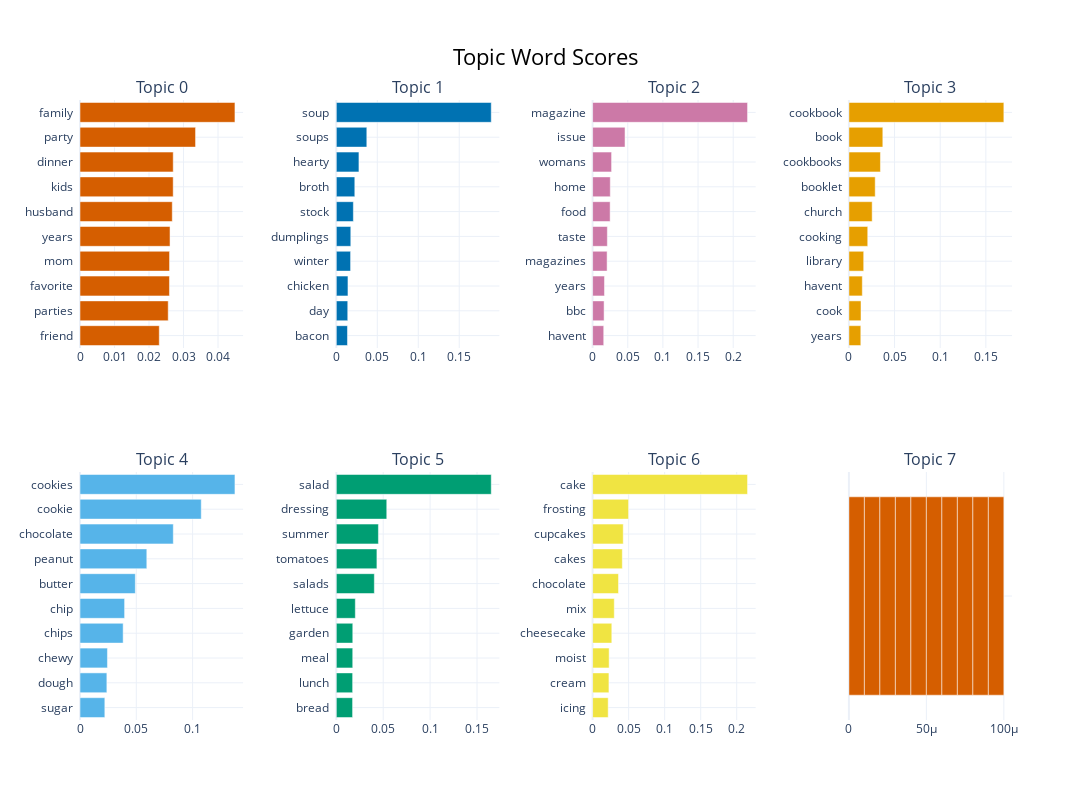

Here is the notebook cell this chart was saved with:
### Code cell
topic_model_test.visualize_barchart(n_words=10, height=400, width=400)

### Figure 1 — Plotly figure (JSON) as saved in the notebook; plotly's stock layout.template omitted (floating-point values rounded to 4 significant figures)
{"data": [{"marker": {"color": "#D55E00"}, "orientation": "h", "type": "bar", "x": [0.02298, 0.02557, 0.02593, 0.02595, 0.02609, 0.02675, 0.02701, 0.02702, 0.03349, 0.04491], "xaxis": "x", "y": ["friend  ", "parties  ", "favorite  ", "mom  ", "years  ", "husband  ", "kids  ", "dinner  ", "party  ", "family  "], "yaxis": "y"}, {"marker": {"color": "#0072B2"}, "orientation": "h", "type": "bar", "x": [0.01363, 0.01396, 0.01423, 0.01743, 0.01768, 0.02081, 0.02257, 0.02761, 0.03723, 0.1891], "xaxis": "x2", "y": ["bacon  ", "day  ", "chicken  ", "winter  ", "dumplings  ", "stock  ", "broth  ", "hearty  ", "soups  ", "soup  "], "yaxis": "y2"}, {"marker": {"color": "#CC79A7"}, "orientation": "h", "type": "bar", "x": [0.01584, 0.01633, 0.01689, 0.02063, 0.02099, 0.02493, 0.02516, 0.027, 0.04612, 0.2204], "xaxis": "x3", "y": ["havent  ", "bbc  ", "years  ", "magazines  ", "taste  ", "food  ", "home  ", "womans  ", "issue  ", "magazine  "], "yaxis": "y3"}, {"marker": {"color": "#E69F00"}, "orientation": "h", "type": "bar", "x": [0.01305, 0.01326, 0.01469, 0.01622, 0.02063, 0.02549, 0.02882, 0.03455, 0.03715, 0.1697], "xaxis": "x4", "y": ["years  ", "cook  ", "havent  ", "library  ", "cooking  ", "church  ", "booklet  ", "cookbooks  ", "book  ", "cookbook  "], "yaxis": "y4"}, {"marker": {"color": "#56B4E9"}, "orientation": "h", "type": "bar", "x": [0.02205, 0.02385, 0.02438, 0.03832, 0.03961, 0.04913, 0.05933, 0.08286, 0.1077, 0.1376], "xaxis": "x5", "y": ["sugar  ", "dough  ", "chewy  ", "chips  ", "chip  ", "butter  ", "peanut  ", "chocolate  ", "cookie  ", "cookies  "], "yaxis": "y5"}, {"marker": {"color": "#009E73"}, "orientation": "h", "type": "bar", "x": [0.01736, 0.01741, 0.01751, 0.01755, 0.02027, 0.04055, 0.04329, 0.0449, 0.05379, 0.1652], "xaxis": "x6", "y": ["bread  ", "lunch  ", "meal  ", "garden  ", "lettuce  ", "salads  ", "tomatoes  ", "summer  ", "dressing  ", "salad  "], "yaxis": "y6"}, {"marker": {"color": "#F0E442"}, "orientation": "h", "type": "bar", "x": [0.02165, 0.02267, 0.02296, 0.02666, 0.03008, 0.03592, 0.04122, 0.04252, 0.04993, 0.215], "xaxis": "x7", "y": ["icing  ", "cream  ", "moist  ", "cheesecake  ", "mix  ", "chocolate  ", "cakes  ", "cupcakes  ", "frosting  ", "cake  "], "yaxis": "y7"}, {"marker": {"color": "#D55E00"}, "orientation": "h", "type": "bar", "x": [1e-05, 1e-05, 1e-05, 1e-05, 1e-05, 1e-05, 1e-05, 1e-05, 1e-05, 1e-05], "xaxis": "x8", "y": ["  ", "  ", "  ", "  ", "  ", "  ", "  ", "  ", "  ", "  "], "yaxis": "y8"}], "layout": {"annotations": [{"font": {"size": 16}, "showarrow": false, "text": "Topic 0", "x": 0.0875, "xanchor": "center", "xref": "paper", "y": 1, "yanchor": "bottom", "yref": "paper"}, {"font": {"size": 16}, "showarrow": false, "text": "Topic 1", "x": 0.3625, "xanchor": "center", "xref": "paper", "y": 1, "yanchor": "bottom", "yref": "paper"}, {"font": {"size": 16}, "showarrow": false, "text": "Topic 2", "x": 0.6375, "xanchor": "center", "xref": "paper", "y": 1, "yanchor": "bottom", "yref": "paper"}, {"font": {"size": 16}, "showarrow": false, "text": "Topic 3", "x": 0.9125, "xanchor": "center", "xref": "paper", "y": 1, "yanchor": "bottom", "yref": "paper"}, {"font": {"size": 16}, "showarrow": false, "text": "Topic 4", "x": 0.0875, "xanchor": "center", "xref": "paper", "y": 0.4, "yanchor": "bottom", "yref": "paper"}, {"font": {"size": 16}, "showarrow": false, "text": "Topic 5", "x": 0.3625, "xanchor": "center", "xref": "paper", "y": 0.4, "yanchor": "bottom", "yref": "paper"}, {"font": {"size": 16}, "showarrow": false, "text": "Topic 6", "x": 0.6375, "xanchor": "center", "xref": "paper", "y": 0.4, "yanchor": "bottom", "yref": "paper"}, {"font": {"size": 16}, "showarrow": false, "text": "Topic 7", "x": 0.9125, "xanchor": "center", "xref": "paper", "y": 0.4, "yanchor": "bottom", "yref": "paper"}], "height": 800, "hoverlabel": {"bgcolor": "white", "font": {"family": "Rockwell", "size": 16}}, "showlegend": false, "title": {"font": {"color": "Black", "size": 22}, "text": "Topic Word Scores", "x": 0.5, "xanchor": "center", "yanchor": "top"}, "width": 1600, "xaxis": {"anchor": "y", "domain": [0, 0.175], "showgrid": true}, "xaxis2": {"anchor": "y2", "domain": [0.275, 0.45], "showgrid": true}, "xaxis3": {"anchor": "y3", "domain": [0.55, 0.725], "showgrid": true}, "xaxis4": {"anchor": "y4", "domain": [0.825, 1], "showgrid": true}, "xaxis5": {"anchor": "y5", "domain": [0, 0.175], "showgrid": true}, "xaxis6": {"anchor": "y6", "domain": [0.275, 0.45], "showgrid": true}, "xaxis7": {"anchor": "y7", "domain": [0.55, 0.725], "showgrid": true}, "xaxis8": {"anchor": "y8", "domain": [0.825, 1], "showgrid": true}, "yaxis": {"anchor": "x", "domain": [0.6, 1], "showgrid": true}, "yaxis2": {"anchor": "x2", "domain": [0.6, 1], "showgrid": true}, "yaxis3": {"anchor": "x3", "domain": [0.6, 1], "showgrid": true}, "yaxis4": {"anchor": "x4", "domain": [0.6, 1], "showgrid": true}, "yaxis5": {"anchor": "x5", "domain": [0, 0.4], "showgrid": true}, "yaxis6": {"anchor": "x6", "domain": [0, 0.4], "showgrid": true}, "yaxis7": {"anchor": "x7", "domain": [0, 0.4], "showgrid": true}, "yaxis8": {"anchor": "x8", "domain": [0, 0.4], "showgrid": true}}}
